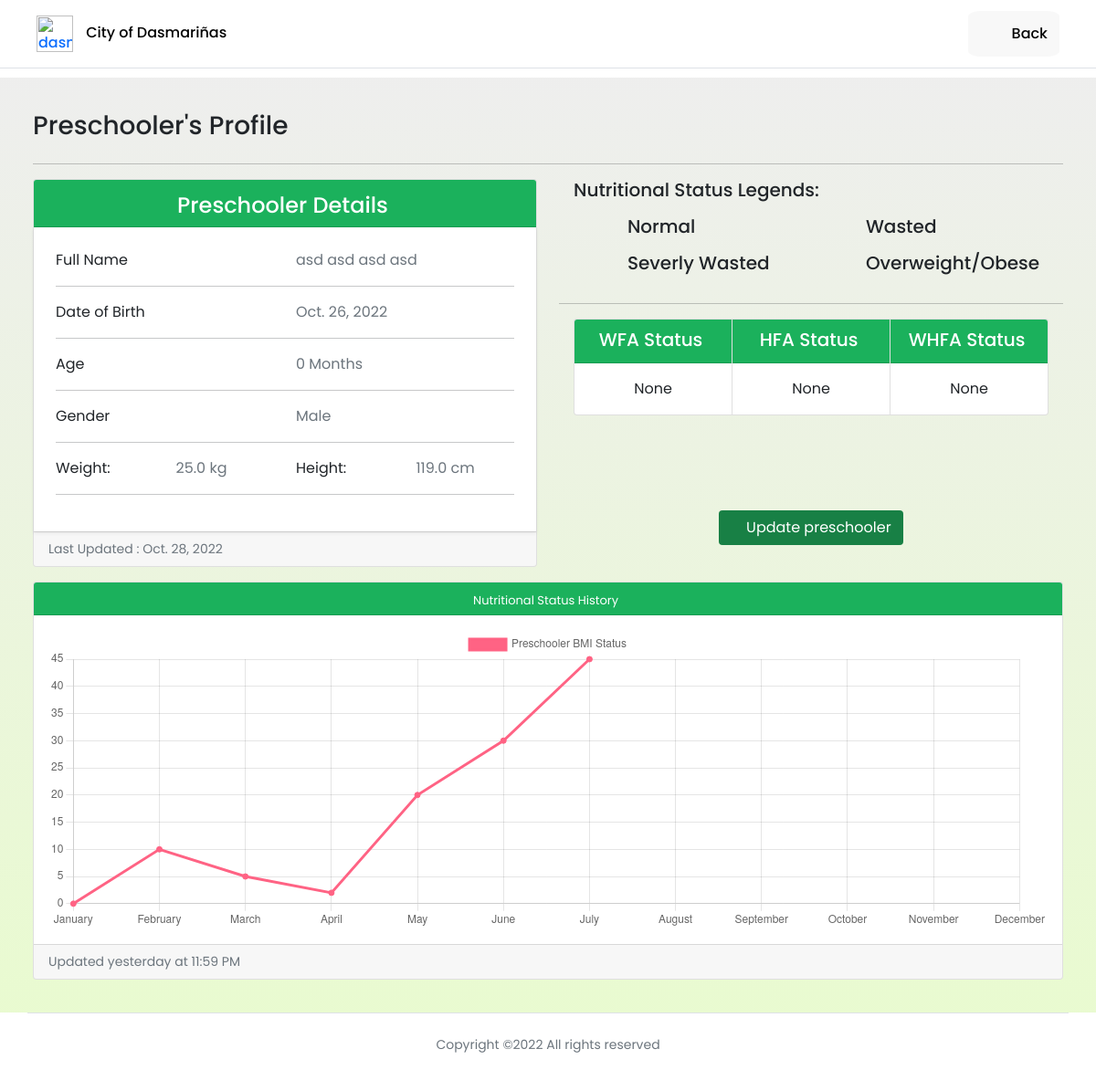
Page /preschooler_profile/5/ on the earlier database version.
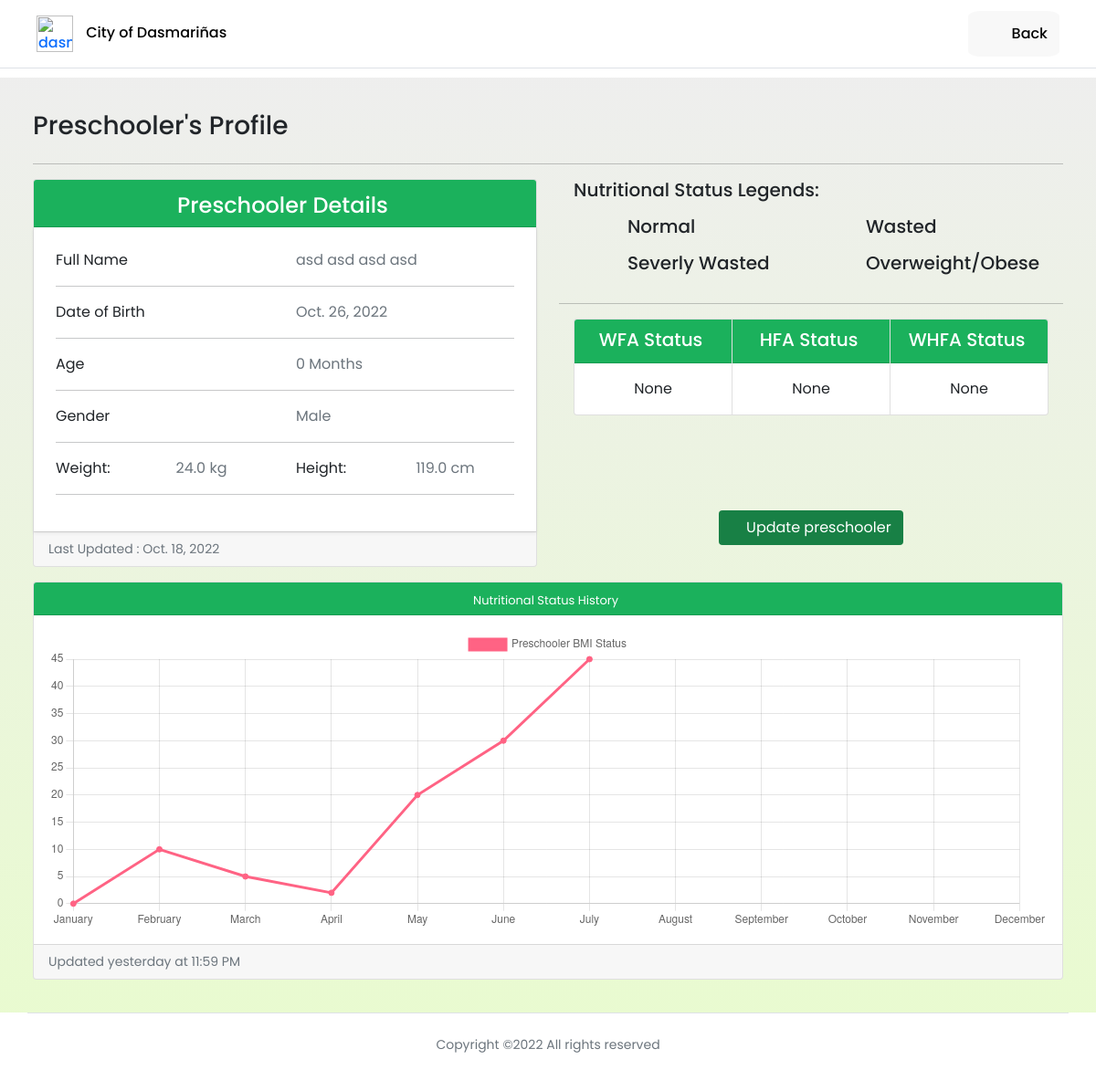
Same page on the later database version.
### profilingApp/models.py (models this page shows, shortened)
class Preschooler(Model):
    GENDER = [('Male', 'Male'),
              ('Female', 'Female'),]
    parent = models.ForeignKey(Parent, on_delete=CASCADE)
    first_name = models.CharField(max_length=100)
    last_name = models.CharField(max_length=100)
    middle_name = models.CharField(max_length=100)
    suffix_name = models.CharField(max_length=100, null=True, blank=True)
    birthday = models.DateField(null=True, blank=True)
    height = models.FloatField(null=True, validators=[MinValueValidator(45.0), MaxValueValidator(120.0)])
    weight = models.FloatField(null=True, validators=[MinValueValidator(1.0), MaxValueValidator(28.0)])
    gender = models.CharField(max_length=100, choices=GENDER, null=True)
    date_measured = models.DateField(null=True, blank=True)
    health_problem = models.CharField(max_length=500, null=True)
    def age_months(self):
        return int((date.today().year - self.birthday.year) * 12)
    def wfa(self):
        calculator = Calculator(adjust_height_data=False, adjust_weight_scores=False,
                       include_cdc=False, logger_name='pygrowup',
                       log_level='INFO')
        try:
            age_months = int((date.today().year - self.birthday.year) * 12)
            return float(calculator.wfa(self.weight, age_months, helpers.get_good_sex(str(self.gender))))
        except:
            pass
    def hfa(self):
        calculator = Calculator(adjust_height_data=False, adjust_weight_scores=False,
                       include_cdc=False, logger_name='pygrowup',
                       log_level='INFO')
        try:
            age_months = int((date.today().year - self.birthday.year) * 12)
            return float(calculator.lhfa(self.weight, age_months, helpers.get_good_sex(str(self.gender))))
        except:
            pass
    def whfa(self):
        calculator = Calculator(adjust_height_data=False, adjust_weight_scores=False,
                       include_cdc=False, logger_name='pygrowup',
                       log_level='INFO')
        try:
            age_months = int((date.today().year - self.birthday.year) * 12)
            return float(calculator.wfl(self.weight, age_months, helpers.get_good_sex(str(self.gender)), self.height))
        except:
            pass

### profilingApp/views.py (the view)
# urls.py: path('preschooler_profile/<str:pk>/', views.preschooler_profile, name='preschooler_profile'),
def preschooler_profile(request, pk):
    preschooler = Preschooler.objects.get(id=pk)
    form = UpdatePreschooler(instance=preschooler)
    if request.method == 'POST':
        form = UpdatePreschooler(request.POST, instance=preschooler)
        if form.is_valid():
            form.save()
            return redirect('preschooler_profile', preschooler.id)
    context = {'preschooler' : preschooler,
               'form' : form,}
    return render(request, 'activities/Preschooler Profile.html', context)

### profilingApp/templates/activities/Preschooler Profile.html (shortened to what the changed rows need)
{% extends 'activities/BHW Home.html' %}
{% load static %}
{% block dashboard %}
<div id="grid" class="container-fluid" style="margin-top: 85px;">
    <div class="container-grid">
        <div>
            <section>
                <div class="row">
                    <div class="col-md-6 col-12 mb-4 mb-md-3">
                        <div class="card">
                            <div class="card-header">
                                <h4 class=" mx-1 my-1">Preschooler Details</h4>
                            </div>
                            <div class="card-body p-4 shadow-sm">
                                <div class="row">
                                    {% if preschooler.suffix_name is None %}
                                        <div class="col-sm justify-content-start justify-content-md-center">
                                            <p class="text-muted mb-0">{{ preschooler.first_name }} {{ preschooler.middle_name }} {{ preschooler.last_name }}</p>
                                        </div>
                                    {% else %}
                                        <div class="col-sm justify-content-start justify-content-md-center">
                                            <p class="text-muted mb-0">{{ preschooler.first_name }} {{ preschooler.middle_name }} {{ preschooler.last_name }} {{ preschooler.suffix_name }}</p>
                                        </div>
                                    {% endif %}
                                </div>
                                <hr>
                                <div class="row">
                                    <div class="col-sm">
                                        <p class="text-muted mb-0">{{ preschooler.birthday }}</p>
                                    </div>
                                </div>
                                <hr>
                                <div class="row">
                                    <div class="col-sm justify-content-start justify-content-md-center">
                                        <p class="text-muted mb-0">{{ preschooler.age_months }} Months</p>
                                    </div>
                                </div>
                                <hr>
                                <div class="row">
                                    <div class="col-sm justify-content-start justify-content-md-center">
                                        <p class="text-muted mb-0">{{ preschooler.gender }}</p>
                                    </div>
                                </div>
                                <hr>
                                <div class="row">
                                    {% if preschooler.weight is None%}
                                    <div class="col-sm justify-content-start justify-content-md-center">
                                        <p class="text-muted mb-0">{{ preschooler.weight }} </p>
                                    </div>
                                    {% else%}
                                    <div class="col-sm justify-content-start justify-content-md-center">
                                        <p class="text-muted mb-0">{{ preschooler.weight }} kg</p>
                                    </div>
                                    {% endif %}
                                    {% if preschooler.height is None%}
                                    <div class="col-sm justify-content-start justify-content-md-center">
                                        <p class="text-muted mb-0">{{ preschooler.height }}</p>
                                    </div>
                                    {% else %}
                                    <div class="col-sm justify-content-start justify-content-md-center">
                                        <p class="text-muted mb-0">{{ preschooler.height }} cm</p>
                                    </div>
                                    {% endif %}
                                </div>
                                <hr>
                            </div>
                            <div class="card-footer small text-muted">
                                Last Updated : {{ preschooler.date_measured }}
                            </div>
                        </div>
                    </div>
                    <div class="col-md-6 col-12 text-center h-100 mb-3 ">
                        <div class="card-group my-2 mx-3">
                            <div class="card">
                                {% if preschooler.wfa is None%}
                                    <div class="card-body">
                                        <p class="card-text" >{{ preschooler.wfa }}</p>
                                    </div>
                                {% elif preschooler.wfa > 2.0 %}
                                    <div class="card-body">
                                        <p class="card-text" style="color: rgb(242, 98, 33);">{{ preschooler.wfa }}</p>
                                    </div>
                                {% elif preschooler.wfa >= -2.0 and preschooler.wfa <= 2.0 %}
                                    <div class="card-body">
                                        <p class="card-text" style="color: rgb(0, 165, 79);">{{ preschooler.wfa }}</p>
                                    </div>
                                {% elif preschooler.wfa >= -3.0 and preschooler.wfa <= -2.0 %}
                                    <div class="card-body">
                                        <p class="card-text" style="color: rgb(255, 241, 2);">{{ preschooler.wfa }}</p>
                                    </div>
                                {% else %}
                                    <div class="card-body">
                                        <p class="card-text" style="color: rgb(242, 98, 33);">{{ preschooler.wfa }}</p>
                                    </div>
                                {% endif %}
                            </div>
                            <div class="card">
                                {% if preschooler.hfa is None %}
                                    <div class="card-body">
                                        <p class="card-text">{{ preschooler.hfa }}</p>
                                    </div>
                                {% elif preschooler.hfa > 2.0 %}
                                    <div class="card-body">
                                        <p class="card-text" style="color: rgb(242, 98, 33);">{{ preschooler.hfa }}</p>
                                    </div>
                                {% elif preschooler.hfa >= -2.0 and preschooler.hfa <= 2.0 %}
                                    <div class="card-body">
                                        <p class="card-text" style="color: rgb(0, 165, 79);">{{ preschooler.hfa }}</p>
                                    </div>
                                {% elif preschooler.hfa >= -3.0 and preschooler.hfa <= -2.0 %}
                                    <div class="card-body">
                                        <p class="card-text" style="color: rgb(255, 241, 2);">{{ preschooler.hfa }}</p>
                                    </div>
                                {% else %}
                                    <div class="card-body">
                                        <p class="card-text" style="color: rgb(242, 98, 33);">{{ preschooler.hfa }}</p>
                                    </div>
                                {% endif %}
                            </div>
                            <div class="card">
                                {% if preschooler.whfa is None %}
                                    <div class="card-body">
                                        <p class="card-text" >{{ preschooler.whfa }}</p>
                                    </div>
                                {% elif preschooler.whfa > 2.0 %}
                                    <div class="card-body">
                                        <p class="card-text" style="color: rgb(242, 98, 33);">{{ preschooler.whfa }}</p>
                                    </div>
                                {% elif preschooler.whfa >= -2.0 and preschooler.whfa <= 2.0 %}
                                    <div class="card-body">
                                        <p class="card-text" style="color: rgb(0, 165, 79);">{{ preschooler.whfa }}</p>
                                    </div>
                                {% elif preschooler.whfa >= -3.0 and preschooler.whfa <= -2.0 %}
                                    <div class="card-body">
                                        <p class="card-text" style="color: rgb(255, 241, 2);">{{ preschooler.whfa }}</p>
                                    </div>
                                {% else %}
                                    <div class="card-body">
                                        <p class="card-text" style="color: rgb(242, 98, 33);">{{ preschooler.whfa }}</p>
                                    </div>
                                {% endif %}
                                </div>
                            </div>
                            <br>
                            <br>
                            <br>
                            <br>
                        </div>
                        </div>
                    </div>
                </div>
        </div>
<script>
  const myChart = new Chart(
    document.getElementById('myChart'),
    config
  );
</script>
{% endblock %}

Differences in the rows shown:
changed Preschooler "asd": weight "25.0" → "24.0"; date_measured "Oct. 28, 2022" → "Oct. 18, 2022"
